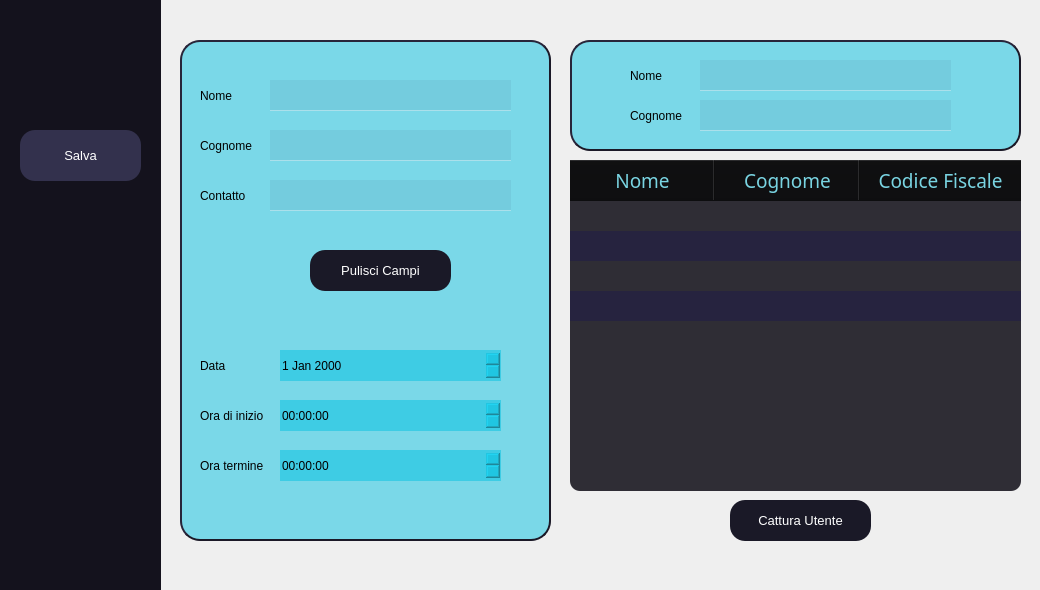
<?xml version="1.0" encoding="UTF-8"?>
<ui version="4.0">
 <class>CatalogingView</class>
 <widget class="QMainWindow" name="CatalogingView">
  <property name="geometry">
   <rect>
    <x>0</x>
    <y>0</y>
    <width>1040</width>
    <height>590</height>
   </rect>
  </property>
  <property name="sizePolicy">
   <sizepolicy hsizetype="Fixed" vsizetype="Fixed">
    <horstretch>0</horstretch>
    <verstretch>0</verstretch>
   </sizepolicy>
  </property>
  <property name="minimumSize">
   <size>
    <width>1040</width>
    <height>590</height>
   </size>
  </property>
  <property name="maximumSize">
   <size>
    <width>1040</width>
    <height>590</height>
   </size>
  </property>
  <property name="baseSize">
   <size>
    <width>1200</width>
    <height>735</height>
   </size>
  </property>
  <property name="windowTitle">
   <string>Babelib</string>
  </property>
  <property name="autoFillBackground">
   <bool>false</bool>
  </property>
  <widget class="QWidget" name="centralwidget">
   <widget class="QFrame" name="menu_frame">
    <property name="geometry">
     <rect>
      <x>0</x>
      <y>0</y>
      <width>161</width>
      <height>591</height>
     </rect>
    </property>
    <property name="styleSheet">
     <string notr="true">border:none;
background-color:rgb(20, 18, 29)</string>
    </property>
    <property name="frameShape">
     <enum>QFrame::StyledPanel</enum>
    </property>
    <property name="frameShadow">
     <enum>QFrame::Raised</enum>
    </property>
    <widget class="QLabel" name="logo_icon">
     <property name="geometry">
      <rect>
       <x>0</x>
       <y>0</y>
       <width>171</width>
       <height>121</height>
      </rect>
     </property>
     <property name="styleSheet">
      <string notr="true">background-color:transparent;</string>
     </property>
     <property name="text">
      <string/>
     </property>
     <property name="textFormat">
      <enum>Qt::RichText</enum>
     </property>
     <property name="pixmap">
      <pixmap>../img/Babelib-removebg-preview.png</pixmap>
     </property>
     <property name="scaledContents">
      <bool>false</bool>
     </property>
     <property name="alignment">
      <set>Qt::AlignCenter</set>
     </property>
    </widget>
    <widget class="QPushButton" name="go_back_button">
     <property name="geometry">
      <rect>
       <x>-10</x>
       <y>460</y>
       <width>171</width>
       <height>101</height>
      </rect>
     </property>
     <property name="styleSheet">
      <string notr="true">background-color:transparent;</string>
     </property>
     <property name="text">
      <string/>
     </property>
     <property name="icon">
      <iconset>
       <normaloff>../img/go back.png</normaloff>../img/go back.png</iconset>
     </property>
     <property name="iconSize">
      <size>
       <width>40</width>
       <height>40</height>
      </size>
     </property>
    </widget>
    <widget class="QPushButton" name="save_button">
     <property name="geometry">
      <rect>
       <x>20</x>
       <y>130</y>
       <width>121</width>
       <height>51</height>
      </rect>
     </property>
     <property name="styleSheet">
      <string notr="true">background-color: rgb(51, 49, 77);
color:rgb(255, 255, 255);
font: 10pt;
border-radius:15px;
border: none
</string>
     </property>
     <property name="text">
      <string>Salva</string>
     </property>
     <property name="icon">
      <iconset>
       <normaloff>../img/save.png</normaloff>../img/save.png</iconset>
     </property>
     <property name="iconSize">
      <size>
       <width>30</width>
       <height>30</height>
      </size>
     </property>
    </widget>
   </widget>
   <widget class="QFrame" name="cataloging_frame">
    <property name="geometry">
     <rect>
      <x>180</x>
      <y>40</y>
      <width>371</width>
      <height>501</height>
     </rect>
    </property>
    <property name="minimumSize">
     <size>
      <width>0</width>
      <height>1</height>
     </size>
    </property>
    <property name="styleSheet">
     <string notr="true">border-radius: 20px;
border-style: outset;
border-width: 2px;
border-color:rgb(27,25,39);
background-color:rgba(0, 192, 225, 125)</string>
    </property>
    <property name="frameShape">
     <enum>QFrame::StyledPanel</enum>
    </property>
    <property name="frameShadow">
     <enum>QFrame::Raised</enum>
    </property>
    <widget class="QLabel" name="title_label">
     <property name="geometry">
      <rect>
       <x>20</x>
       <y>40</y>
       <width>121</width>
       <height>31</height>
      </rect>
     </property>
     <property name="styleSheet">
      <string notr="true">font: 75 bold 11pt &quot;Arial&quot;;
border:none;
background-color:none;</string>
     </property>
     <property name="text">
      <string>Nome</string>
     </property>
    </widget>
    <widget class="QLabel" name="author_label">
     <property name="geometry">
      <rect>
       <x>20</x>
       <y>90</y>
       <width>121</width>
       <height>31</height>
      </rect>
     </property>
     <property name="styleSheet">
      <string notr="true">font: 75 bold 11pt &quot;Arial&quot;;
border:none;
background-color:none;</string>
     </property>
     <property name="text">
      <string>Cognome</string>
     </property>
    </widget>
    <widget class="QLineEdit" name="name">
     <property name="geometry">
      <rect>
       <x>90</x>
       <y>40</y>
       <width>241</width>
       <height>31</height>
      </rect>
     </property>
     <property name="styleSheet">
      <string notr="true">border:none;
background-color: rgba(23, 28, 78, 17);
color:rgb(255, 255, 255);
font: 14pt &quot;Source Code Pro for Powerline&quot;;
border:none;
border-bottom: 1px solid rgba(255, 255, 255, 100);
text-align: center;
</string>
     </property>
    </widget>
    <widget class="QLineEdit" name="surname">
     <property name="geometry">
      <rect>
       <x>90</x>
       <y>90</y>
       <width>241</width>
       <height>31</height>
      </rect>
     </property>
     <property name="styleSheet">
      <string notr="true">border:none;
background-color: rgba(23, 28, 78, 17);
color:rgb(255, 255, 255);
font: 14pt &quot;Source Code Pro for Powerline&quot;;
border:none;
border-bottom: 1px solid rgba(255, 255, 255, 100);
text-align: center;</string>
     </property>
    </widget>
    <widget class="QLabel" name="material_label">
     <property name="geometry">
      <rect>
       <x>20</x>
       <y>140</y>
       <width>121</width>
       <height>31</height>
      </rect>
     </property>
     <property name="styleSheet">
      <string notr="true">font: 75 bold 11pt &quot;Arial&quot;;
border:none;
background-color:none;</string>
     </property>
     <property name="text">
      <string>Contatto</string>
     </property>
    </widget>
    <widget class="QLineEdit" name="telephone">
     <property name="geometry">
      <rect>
       <x>90</x>
       <y>140</y>
       <width>241</width>
       <height>31</height>
      </rect>
     </property>
     <property name="styleSheet">
      <string notr="true">border:none;
background-color: rgba(23, 28, 78, 17);
color:rgb(255, 255, 255);
font: 14pt &quot;Source Code Pro for Powerline&quot;;
border:none;
border-bottom: 1px solid rgba(255, 255, 255, 100);
text-align: center;</string>
     </property>
    </widget>
    <widget class="QLabel" name="material_label_3">
     <property name="geometry">
      <rect>
       <x>20</x>
       <y>310</y>
       <width>121</width>
       <height>31</height>
      </rect>
     </property>
     <property name="styleSheet">
      <string notr="true">font: 75 bold 11pt &quot;Arial&quot;;
border:none;
background-color:none;</string>
     </property>
     <property name="text">
      <string>Data</string>
     </property>
    </widget>
    <widget class="QTimeEdit" name="timeEdit">
     <property name="geometry">
      <rect>
       <x>100</x>
       <y>360</y>
       <width>221</width>
       <height>31</height>
      </rect>
     </property>
     <property name="styleSheet">
      <string notr="true">border:none;</string>
     </property>
    </widget>
    <widget class="QLabel" name="material_label_4">
     <property name="geometry">
      <rect>
       <x>20</x>
       <y>360</y>
       <width>121</width>
       <height>31</height>
      </rect>
     </property>
     <property name="styleSheet">
      <string notr="true">font: 75 bold 11pt &quot;Arial&quot;;
border:none;
background-color:none;</string>
     </property>
     <property name="text">
      <string>Ora di inizio</string>
     </property>
    </widget>
    <widget class="QDateEdit" name="dateEdit">
     <property name="geometry">
      <rect>
       <x>100</x>
       <y>310</y>
       <width>221</width>
       <height>31</height>
      </rect>
     </property>
     <property name="styleSheet">
      <string notr="true">border:none;</string>
     </property>
    </widget>
    <widget class="QLabel" name="material_label_5">
     <property name="geometry">
      <rect>
       <x>20</x>
       <y>410</y>
       <width>121</width>
       <height>31</height>
      </rect>
     </property>
     <property name="styleSheet">
      <string notr="true">font: 75 bold 11pt &quot;Arial&quot;;
border:none;
background-color:none;</string>
     </property>
     <property name="text">
      <string>Ora termine</string>
     </property>
    </widget>
    <widget class="QTimeEdit" name="timeEdit_2">
     <property name="geometry">
      <rect>
       <x>100</x>
       <y>410</y>
       <width>221</width>
       <height>31</height>
      </rect>
     </property>
     <property name="styleSheet">
      <string notr="true">border:none;</string>
     </property>
    </widget>
    <widget class="QPushButton" name="clear_field">
     <property name="geometry">
      <rect>
       <x>130</x>
       <y>210</y>
       <width>141</width>
       <height>41</height>
      </rect>
     </property>
     <property name="styleSheet">
      <string notr="true">QPushButton 
{
background-color: #1A1927;
color:rgb(255, 255, 255);
border-radius:15px;
border: none;
font: 10pt;

}
QPushButton::pressed
{
	background-color:rgb(30, 97, 255)
}</string>
     </property>
     <property name="text">
      <string>Pulisci Campi</string>
     </property>
     <property name="iconSize">
      <size>
       <width>30</width>
       <height>30</height>
      </size>
     </property>
    </widget>
   </widget>
   <widget class="QFrame" name="cataloging_frame_2">
    <property name="geometry">
     <rect>
      <x>570</x>
      <y>40</y>
      <width>451</width>
      <height>111</height>
     </rect>
    </property>
    <property name="minimumSize">
     <size>
      <width>0</width>
      <height>1</height>
     </size>
    </property>
    <property name="styleSheet">
     <string notr="true">border-radius: 20px;
border-style: outset;
border-width: 2px;
border-color:rgb(27,25,39);
background-color:rgba(0, 192, 225, 125)</string>
    </property>
    <property name="frameShape">
     <enum>QFrame::StyledPanel</enum>
    </property>
    <property name="frameShadow">
     <enum>QFrame::Raised</enum>
    </property>
    <widget class="QLineEdit" name="surnameField">
     <property name="geometry">
      <rect>
       <x>130</x>
       <y>60</y>
       <width>251</width>
       <height>31</height>
      </rect>
     </property>
     <property name="styleSheet">
      <string notr="true">border:none;
background-color: rgba(23, 28, 78, 17);
color:rgb(255, 255, 255);
font: 14pt &quot;Source Code Pro for Powerline&quot;;
border:none;
border-bottom: 1px solid rgba(255, 255, 255, 100);
</string>
     </property>
     <property name="text">
      <string/>
     </property>
     <property name="placeholderText">
      <string/>
     </property>
    </widget>
    <widget class="QLineEdit" name="nameField">
     <property name="geometry">
      <rect>
       <x>130</x>
       <y>20</y>
       <width>251</width>
       <height>31</height>
      </rect>
     </property>
     <property name="styleSheet">
      <string notr="true">border:none;
background-color: rgba(23, 28, 78, 17);
color:rgb(255, 255, 255);
font: 14pt &quot;Source Code Pro for Powerline&quot;;
border:none;
border-bottom: 1px solid rgba(255, 255, 255, 100);
</string>
     </property>
     <property name="text">
      <string/>
     </property>
     <property name="placeholderText">
      <string/>
     </property>
    </widget>
    <widget class="QLabel" name="author_label_3">
     <property name="geometry">
      <rect>
       <x>60</x>
       <y>60</y>
       <width>121</width>
       <height>31</height>
      </rect>
     </property>
     <property name="styleSheet">
      <string notr="true">font: 75 bold 11pt &quot;Arial&quot;;
border:none;
background-color:none;</string>
     </property>
     <property name="text">
      <string>Cognome</string>
     </property>
    </widget>
    <widget class="QLabel" name="title_label_3">
     <property name="geometry">
      <rect>
       <x>60</x>
       <y>20</y>
       <width>121</width>
       <height>31</height>
      </rect>
     </property>
     <property name="styleSheet">
      <string notr="true">font: 75 bold 11pt &quot;Arial&quot;;
border:none;
background-color:none;</string>
     </property>
     <property name="text">
      <string>Nome</string>
     </property>
    </widget>
   </widget>
   <widget class="QLabel" name="label_6">
    <property name="geometry">
     <rect>
      <x>0</x>
      <y>0</y>
      <width>1041</width>
      <height>591</height>
     </rect>
    </property>
    <property name="sizePolicy">
     <sizepolicy hsizetype="Ignored" vsizetype="Ignored">
      <horstretch>0</horstretch>
      <verstretch>0</verstretch>
     </sizepolicy>
    </property>
    <property name="text">
     <string/>
    </property>
    <property name="textFormat">
     <enum>Qt::RichText</enum>
    </property>
    <property name="pixmap">
     <pixmap>../img/Sfondo.jpeg</pixmap>
    </property>
    <property name="scaledContents">
     <bool>true</bool>
    </property>
   </widget>
   <widget class="QLabel" name="logo_icon_2">
    <property name="geometry">
     <rect>
      <x>580</x>
      <y>10</y>
      <width>51</width>
      <height>51</height>
     </rect>
    </property>
    <property name="styleSheet">
     <string notr="true">background-color:transparent;</string>
    </property>
    <property name="text">
     <string/>
    </property>
    <property name="textFormat">
     <enum>Qt::RichText</enum>
    </property>
    <property name="pixmap">
     <pixmap>../img/search-3.png</pixmap>
    </property>
    <property name="scaledContents">
     <bool>true</bool>
    </property>
    <property name="alignment">
     <set>Qt::AlignCenter</set>
    </property>
   </widget>
   <widget class="QTableWidget" name="userTable">
    <property name="enabled">
     <bool>true</bool>
    </property>
    <property name="geometry">
     <rect>
      <x>570</x>
      <y>160</y>
      <width>451</width>
      <height>331</height>
     </rect>
    </property>
    <property name="sizePolicy">
     <sizepolicy hsizetype="Preferred" vsizetype="Preferred">
      <horstretch>40</horstretch>
      <verstretch>40</verstretch>
     </sizepolicy>
    </property>
    <property name="minimumSize">
     <size>
      <width>100</width>
      <height>200</height>
     </size>
    </property>
    <property name="sizeIncrement">
     <size>
      <width>0</width>
      <height>0</height>
     </size>
    </property>
    <property name="mouseTracking">
     <bool>false</bool>
    </property>
    <property name="tabletTracking">
     <bool>false</bool>
    </property>
    <property name="accessibleName">
     <string/>
    </property>
    <property name="autoFillBackground">
     <bool>false</bool>
    </property>
    <property name="styleSheet">
     <string notr="true">
QWidget{
	background-color: rgb(27, 25, 39);
font: 14pt &quot;Source Code Pro for Powerline&quot;;
background-color:qlineargradient(spread:reflect, x1:0, y1:0, x2:1, y2:0, stop:0 rgba(56, 54, 65, 255), stop:1 rgba(56, 54, 65, 130));
qproperty-alignment: 'AlignLeft';
background-color: rgb(16, 14, 23,220);
alternate-background-color: rgb(38, 35, 63);
color: white;
border:none;
border-radius:10px;
}

QHeaderView::section{
	font: 14pt bold;
	color:rgb(121, 212, 226);
	background-color:  rgba(11, 11, 13, 50);
	border-width: 5px;

}</string>
    </property>
    <property name="lineWidth">
     <number>1</number>
    </property>
    <property name="verticalScrollBarPolicy">
     <enum>Qt::ScrollBarAsNeeded</enum>
    </property>
    <property name="horizontalScrollBarPolicy">
     <enum>Qt::ScrollBarAlwaysOff</enum>
    </property>
    <property name="dragDropOverwriteMode">
     <bool>true</bool>
    </property>
    <property name="alternatingRowColors">
     <bool>true</bool>
    </property>
    <property name="selectionBehavior">
     <enum>QAbstractItemView::SelectRows</enum>
    </property>
    <property name="showGrid">
     <bool>false</bool>
    </property>
    <property name="gridStyle">
     <enum>Qt::SolidLine</enum>
    </property>
    <property name="sortingEnabled">
     <bool>true</bool>
    </property>
    <property name="rowCount">
     <number>4</number>
    </property>
    <attribute name="horizontalHeaderVisible">
     <bool>true</bool>
    </attribute>
    <attribute name="horizontalHeaderCascadingSectionResizes">
     <bool>false</bool>
    </attribute>
    <attribute name="horizontalHeaderDefaultSectionSize">
     <number>145</number>
    </attribute>
    <attribute name="horizontalHeaderHighlightSections">
     <bool>false</bool>
    </attribute>
    <attribute name="horizontalHeaderMinimumSectionSize">
     <number>50</number>
    </attribute>
    <attribute name="horizontalHeaderShowSortIndicator" stdset="0">
     <bool>true</bool>
    </attribute>
    <attribute name="horizontalHeaderStretchLastSection">
     <bool>true</bool>
    </attribute>
    <attribute name="verticalHeaderVisible">
     <bool>false</bool>
    </attribute>
    <attribute name="verticalHeaderCascadingSectionResizes">
     <bool>false</bool>
    </attribute>
    <attribute name="verticalHeaderHighlightSections">
     <bool>true</bool>
    </attribute>
    <attribute name="verticalHeaderShowSortIndicator" stdset="0">
     <bool>false</bool>
    </attribute>
    <attribute name="verticalHeaderStretchLastSection">
     <bool>false</bool>
    </attribute>
    <row>
     <property name="text">
      <string>New Row</string>
     </property>
    </row>
    <row>
     <property name="text">
      <string>New Row</string>
     </property>
    </row>
    <row>
     <property name="text">
      <string>New Row</string>
     </property>
    </row>
    <row>
     <property name="text">
      <string>New Row</string>
     </property>
    </row>
    <column>
     <property name="text">
      <string>Nome</string>
     </property>
     <property name="font">
      <font>
       <weight>75</weight>
       <bold>true</bold>
      </font>
     </property>
    </column>
    <column>
     <property name="text">
      <string>Cognome</string>
     </property>
     <property name="font">
      <font>
       <weight>75</weight>
       <bold>true</bold>
      </font>
     </property>
    </column>
    <column>
     <property name="text">
      <string>Codice Fiscale</string>
     </property>
     <property name="font">
      <font>
       <weight>75</weight>
       <bold>true</bold>
      </font>
     </property>
    </column>
    <item row="0" column="0">
     <property name="text">
      <string/>
     </property>
     <property name="flags">
      <set>ItemIsEnabled</set>
     </property>
    </item>
   </widget>
   <widget class="QLabel" name="logo_icon_3">
    <property name="geometry">
     <rect>
      <x>190</x>
      <y>10</y>
      <width>51</width>
      <height>51</height>
     </rect>
    </property>
    <property name="styleSheet">
     <string notr="true">background-color:transparent;</string>
    </property>
    <property name="text">
     <string/>
    </property>
    <property name="textFormat">
     <enum>Qt::RichText</enum>
    </property>
    <property name="pixmap">
     <pixmap>../img/desk.png</pixmap>
    </property>
    <property name="scaledContents">
     <bool>true</bool>
    </property>
    <property name="alignment">
     <set>Qt::AlignCenter</set>
    </property>
   </widget>
   <widget class="QPushButton" name="get_field">
    <property name="geometry">
     <rect>
      <x>730</x>
      <y>500</y>
      <width>141</width>
      <height>41</height>
     </rect>
    </property>
    <property name="styleSheet">
     <string notr="true">QPushButton 
{
background-color: #1A1927;
color:rgb(255, 255, 255);
border-radius:15px;
border: none;
font: 10pt;

}
QPushButton::pressed
{
	background-color:rgb(30, 97, 255)
}</string>
    </property>
    <property name="text">
     <string>Cattura Utente</string>
    </property>
    <property name="iconSize">
     <size>
      <width>30</width>
      <height>30</height>
     </size>
    </property>
   </widget>
   <zorder>label_6</zorder>
   <zorder>menu_frame</zorder>
   <zorder>cataloging_frame</zorder>
   <zorder>cataloging_frame_2</zorder>
   <zorder>logo_icon_2</zorder>
   <zorder>userTable</zorder>
   <zorder>logo_icon_3</zorder>
   <zorder>get_field</zorder>
  </widget>
  <action name="actionModifica">
   <property name="text">
    <string>Modifica</string>
   </property>
  </action>
 </widget>
 <resources/>
 <connections/>
</ui>
